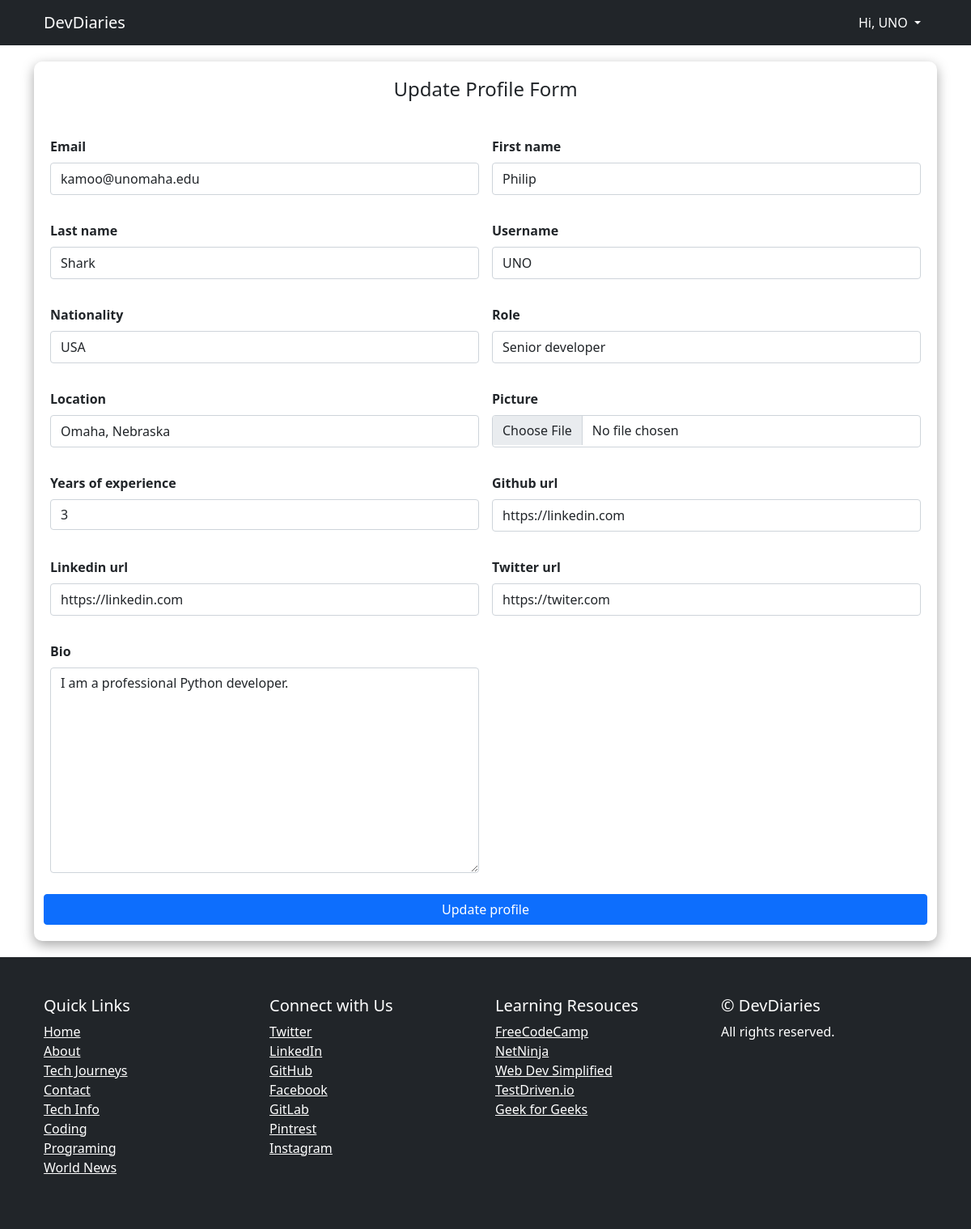
Screenshot of /profile_update (signed in) with the database file from the repository.
### core/models.py (models this page shows, shortened)
class CustomUser(AbstractUser):
    email = models.EmailField(unique=True)
    USERNAME_FIELD = 'email'
    REQUIRED_FIELDS = ('username',)

### blogapp/models.py (models this page shows, shortened)
class Profile(models.Model):
    YEARS_OF_EXPERIENCE = [
        (1, 1),
        (2, 2),
        (3, 3),
        (4, 4),
        (5, 5)
    ]
    user = models.OneToOneField(settings.AUTH_USER_MODEL, on_delete=models.CASCADE, related_name="my_profile")
    email = models.EmailField()
    first_name = models.CharField(max_length=50, blank=True, null=True)
    last_name = models.CharField(max_length=50, blank=True, null=True)
    username = models.CharField(max_length=50, blank=True, null=True)
    nationality = models.CharField(max_length=50, blank=True, null=True)
    role = models.CharField(max_length=50, blank=True, null=True)
    location = models.CharField(max_length=50, blank=True, null=True)
    picture = models.ImageField(upload_to="p_img", blank=True, null=True)
    years_of_experience = models.IntegerField(choices=YEARS_OF_EXPERIENCE, blank=True, null=True)
    github_url = models.URLField(blank=True, null=True)
    linkedin_url = models.URLField(blank=True, null=True)
    twitter_url = models.URLField(blank=True, null=True)
    bio = models.TextField(blank=True, null=True)
    proficiency = models.BooleanField(default=False)
    follow = models.ManyToManyField(settings.AUTH_USER_MODEL, blank=True, related_name="profile")

### blogapp/views.py (the view, shortened to what this page needs)
# urls.py: path("profile_update", views.update_profile, name="update-profile"),
@login_required(login_url='signin')
def update_profile(request):
    profile = Profile.objects.get(user=request.user)
    form = ProfileForm(instance=profile)
    newbie_group = Group.objects.get(name='Newbies')
    professional_group = Group.objects.get(name='Professionals')
    context = {"form": form} # Context variable is used prepare the data to be sent to the template for redering
    return render(request, "blogapp/profile_update.html", context)

### blogapp/templates/blogapp/profile_update.html (shortened to what this page needs)
{% extends "base.html" %}
{% block content %}
<form action="" method="POST" enctype="multipart/form-data">
    <h4>Update Profile Form</h4>
    <br>
    <div class="row g-3">
        {% for field in form  %}
    {% if field.errors  %}
    <div class="col-md-6">
        <label for="exampleFormControlInput1" class="form-label"><strong>{{field.label}}</strong></label>
        {{field}}
        <small>{{field.errors}}</small>
      </div>
      {% else %}
      <div class="mb-3 col-md-6">
        <label for="exampleFormControlInput1" class="form-label"><strong>{{field.label}}</strong></label>
        {{field}}
      </div>
    {% endif %}
    {% endfor %}
    <button class="btn btn-primary" style="width: 100%; margin-top: 10px">Update profile</button>
    </div>
</form>
{% endblock content %}

### templates/base.html (shortened to what this page needs)
<!DOCTYPE html>
{% load static %}
<html lang="en">
    <head>
        <link href="https://cdn.jsdelivr.net/npm/bootstrap@5.2.3/dist/css/bootstrap.min.css" rel="stylesheet">
        <link rel="stylesheet" href="https://cdn.jsdelivr.net/npm/bootstrap-icons@1.11.1/font/bootstrap-icons.css">
    </head>
        <link href="{% static 'css/style.css' %}" rel="stylesheet"/>
    </head>
    <body>
        <nav class="navbar navbar-expand-lg navbar-dark bg-dark">
            <div class="container">
                <a class="navbar-brand me-8" href="{% url 'index' %}">DevDiaries</a>
              <div class="collapse navbar-collapse" id="navbarNavDropdown">
                <ul class="navbar-nav">
                  {% if request.user.is_authenticated %}
                  <li class="nav-item active dropdown">
                    <a class="nav-link dropdown-toggle" href="#" role="button" style="color: white" data-bs-toggle="dropdown" aria-expanded="false">
                      Hi, {{request.user.username}}
                    </a>
                  </li>
                  {% endif %}
                </ul>
              </div>
            </div>
          </nav>
        <div class="container">
            <div class="row">
                {% block content %}{% endblock content %}
            </div>
        </div>
        <footer class="py-5 bg-dark">
          <div class="container">
            <div class="row">
              <div class="col-lg-3 col-md-6">
                <h5 class="text-white">Quick Links</h5>
                <ul class="list-unstyled">
                  <li><a href="#" class="text-white">Home</a></li>
                  <li><a href="#" class="text-white">About</a></li>
                  <li><a href="#" class="text-white">Tech Journeys</a></li>
                  <li><a href="#" class="text-white">Contact</a></li>
                  <li><a href="#" class="text-white">Tech Info</a></li>
                  <li><a href="#" class="text-white">Coding</a></li>
                  <li><a href="#" class="text-white">Programing</a></li>
                  <li><a href="#" class="text-white">World News</a></li>
                </ul>
              </div>
              <div class="col-lg-3 col-md-6">
                <h5 class="text-white">Connect with Us</h5>
                <ul class="list-unstyled">
                  <li><a href="#" target="_blank" class="text-white">Twitter</a></li>
                  <li><a href="#" target="_blank" class="text-white">LinkedIn</a></li>
                  <li><a href="#" target="_blank" class="text-white">GitHub</a></li>
                  <li><a href="#" target="_blank" class="text-white">Facebook</a></li>
                  <li><a href="#" target="_blank" class="text-white">GitLab</a></li>
                  <li><a href="#" target="_blank" class="text-white">Pintrest</a></li>
                  <li><a href="#" target="_blank" class="text-white">Instagram</a></li>
                </ul>
              </div>
               <div class="col-lg-3 col-md-6">
                <h5 class="text-white">Learning Resouces</h5>
                <ul class="list-unstyled">
                  <li><a href="#" target="_blank" class="text-white">FreeCodeCamp</a></li>
                  <li><a href="#" target="_blank" class="text-white">NetNinja</a></li>
                  <li><a href="#" target="_blank" class="text-white">Web Dev Simplified</a></li>
                  <li><a href="#" target="_blank" class="text-white">TestDriven.io</a></li>
                  <li><a href="#" target="_blank" class="text-white">Geek for Geeks</a></li>
                </ul>
              </div>
              <div class="col-lg-3">
                <h5 class="text-white">© DevDiaries</h5>
                <p class="text-white">All rights reserved.</p>
              </div>
            </div>
          </div>
        </footer>
    </body>
</html>

### templates/base.html (style rules this page uses)
nav ul a { color: white !important }
nav ul { margin-left: auto; }

### blogapp/templates/blogapp/profile_update.html (style rules this page uses)
form { box-shadow: rgba(0, 0, 0, 0.35) 0px 5px 15px; background-color: white; border-radius: 10px; padding: 20px 20px 20px 20px !important; margin: 20px auto !important }
form input { height: 40px !important; }
form h4 { margin-bottom: 20px !important; text-align: center !important }

### rows the page displays
CustomUser: user.username "UNO"
Profile: form "kamoo@unomaha.edu" "Philip" "Shark" "UNO" "USA" "Senior developer" "Omaha, Nebraska" "3" "https://linkedin.com" "https://linkedin.com" "https://twiter.com" "I am a professional Python developer."

### other values shown
{{ field.label }} "Email" "First name" "Last name" "Username" "Nationality" "Role" "Location" "Picture" "Years of experience" "Github url" "Linkedin url" "Twitter url" "Bio"
